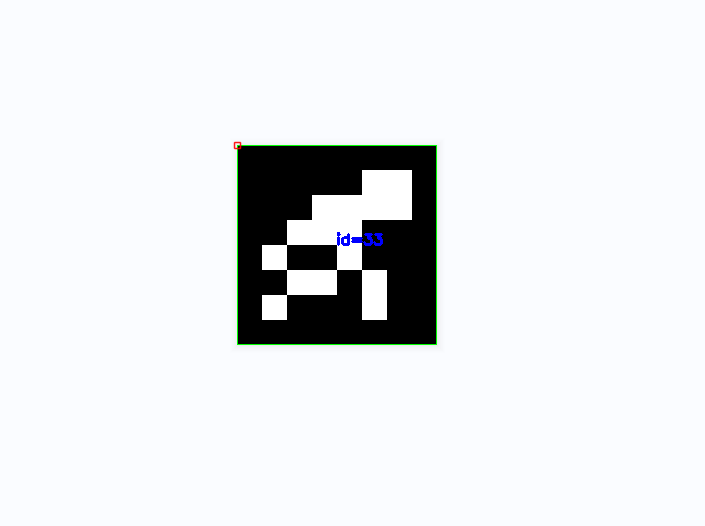
#> input picture image/detect.png, 705 x 526 px, found by its file name
$ python ShowText.py
#> lines starting #> are read from the running program, lines starting #| are printed output that depends on the picture; after the words box and inside, x2 and y2 are one past the last pixel; in counts of white or black regions, pixels touching at a corner belong together
import cv2 as cv
import time

key = 0

start = time.perf_counter()

while key & 0xFF != 27:
    img = cv.imread('detect.png')
#> img is the input picture: shape (526, 705, 3); mean B, G, R 234.4, 232, 229.7
    end = time.perf_counter()
    timen = end - start
    if timen<1.1:
        cv.putText(img,'I am a hot dog',(50,50),cv.FONT_HERSHEY_SIMPLEX,0.75,(0,0,255),2)
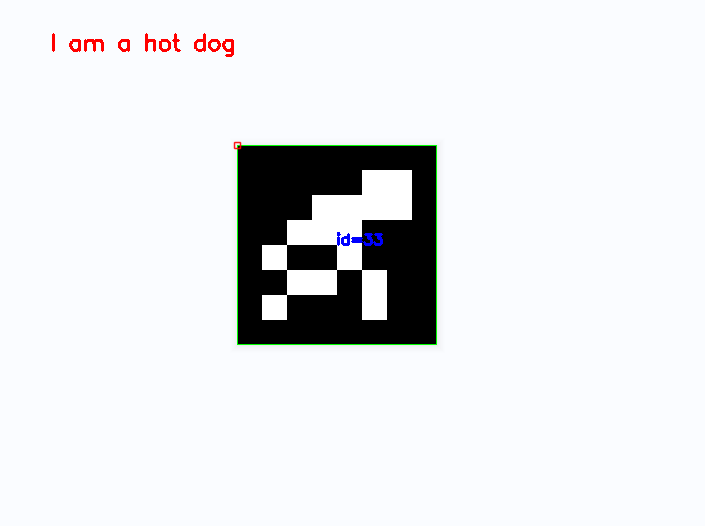
#> img: shape (526, 705, 3); 0.27% of pixels changed, all inside (x1, y1, x2, y2) = (52, 33, 234, 57)

    cv.imshow('img',img)
    key = cv.waitKey(500)
#> (key Esc is pressed here)

cv.destroyAllWindows()
